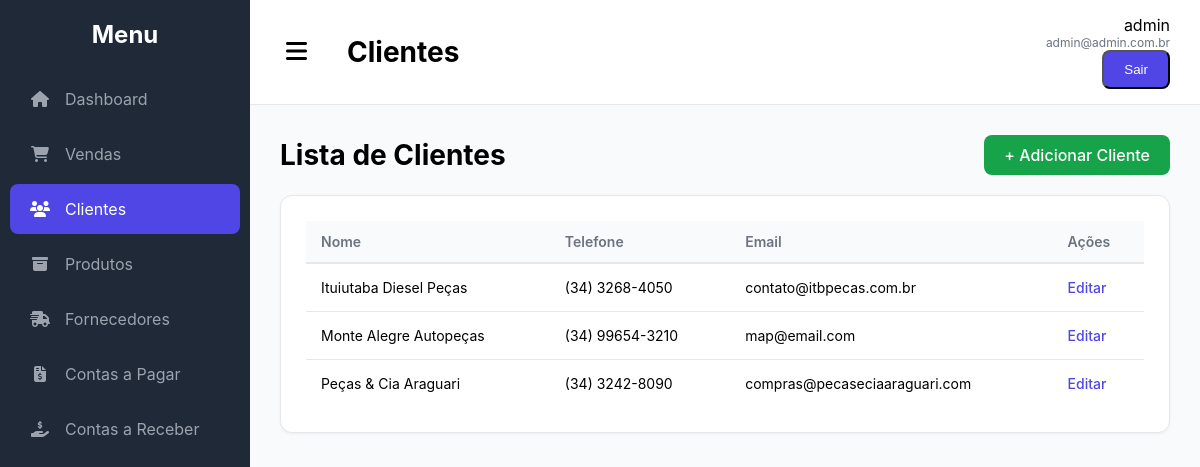
Page /clientes/ (signed in) on the earlier database version.
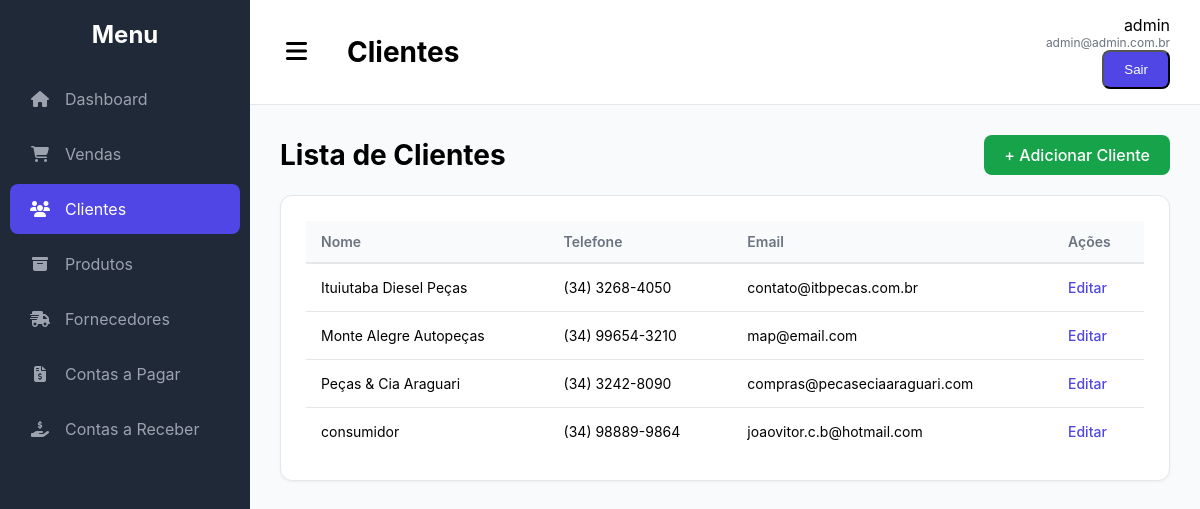
Same page on the later database version.
### core/models.py (models this page shows, shortened)
class Cliente(models.Model):
    nome = models.CharField(max_length=255)
    telefone = models.CharField(max_length=20, blank=True)
    email = models.EmailField(blank=True)
    endereco = models.TextField(blank=True)
    data_cadastro = models.DateTimeField(auto_now_add=True)
    class Meta:
        verbose_name = "Cliente"
        verbose_name_plural = "Clientes"
        ordering = ['nome']

### core/views.py (the view)
# urls.py: path('clientes/', views.lista_clientes_view, name='lista_clientes'),
@login_required
def lista_clientes_view(request):
    clientes = Cliente.objects.all()
    return render(request, 'core/lista_clientes.html', {'clientes': clientes})

### core/templates/core/lista_clientes.html
{% extends 'core/base.html' %}
{% block page_title %}Clientes{% endblock %}
{% block content %}
<div class="page-header">
    <h1>Lista de Clientes</h1>
    <a href="{% url 'cliente_novo' %}" class="btn btn-success">+ Adicionar Cliente</a>
</div>
<div class="content-card">
    <table class="styled-table">
        <thead>
            <tr>
                <th>Nome</th>
                <th>Telefone</th>
                <th>Email</th>
                <th>Ações</th>
            </tr>
        </thead>
        <tbody>
            {% for cliente in clientes %}
            <tr>
                <td>{{ cliente.nome }}</td>
                <td>{{ cliente.telefone|default:"N/A" }}</td>
                <td>{{ cliente.email|default:"N/A" }}</td>
                <td class="actions">
                    <a href="{% url 'cliente_editar' pk=cliente.pk %}">Editar</a>
                </td>
            </tr>
            {% empty %}
            <tr>
                <td colspan="4" style="text-align: center;">Nenhum cliente cadastrado.</td>
            </tr>
            {% endfor %}
        </tbody>
    </table>
</div>
{% endblock %}

Differences in the rows shown:
added Cliente: nome "consumidor", telefone "(34) 98889-9864", email "joaovitor.c.b@hotmail.com"
